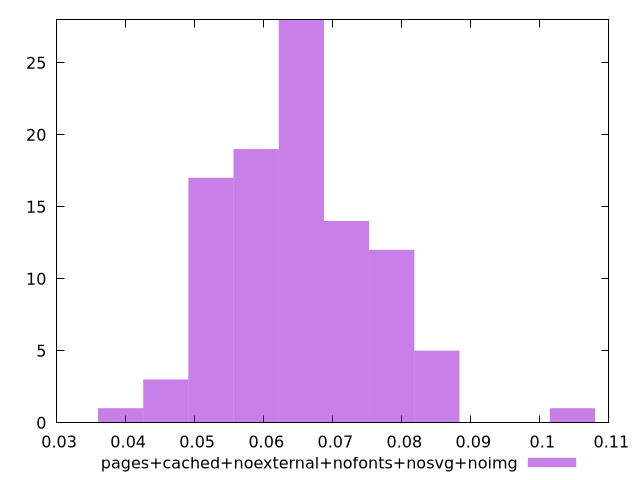

Reproduce this figure in gnuplot.
$_pagesCachedNoexternalNofontsNosvgNoimg <<EOF
0.0850870830327489 5
0.052361281866307015 17
0.06545160233288377 28
0.05890644209959539 19
0.10472256373261403 1
0.04581612163301864 3
0.07199676256617214 14
0.07854192279946053 12
0.03927096139973026 1
EOF
set key outside below
set terminal pngcairo
set output "report_00005_2020-11-02T22-26-11.212Z/network-rtt/pages+cached+noexternal+nofonts+nosvg+noimg//raw_hist.png"
set yrange [0:28]
set boxwidth 0.006545160233288377
set style fill transparent solid 0.5 noborder
plot $_pagesCachedNoexternalNofontsNosvgNoimg title "pages+cached+noexternal+nofonts+nosvg+noimg" with boxes ,
